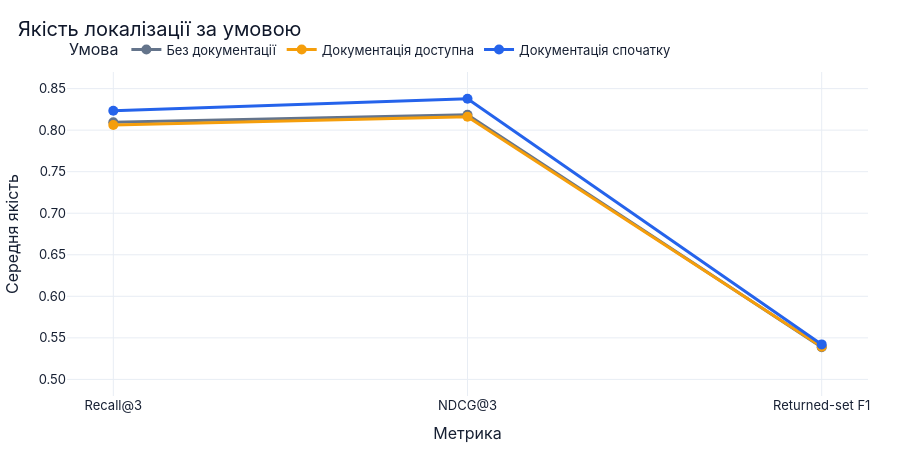
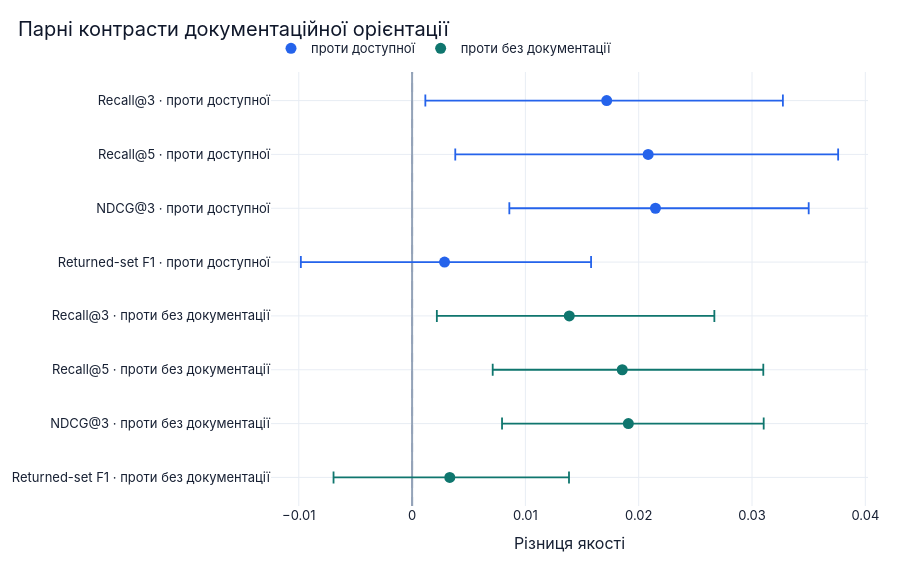

Write notebook code for charts like these, in order.
### Markdown cell above
## 1. Основний ефект

Спочатку дивимось на condition means та парні task-level контрасти.

### Code cell
figures['quality'].show(renderer='plotly_mimetype')
figures['contrasts'].show(renderer='plotly_mimetype')

### Figure 1 — Plotly figure (JSON) as saved in the notebook; plotly's stock layout.template omitted (floating-point values rounded to 4 significant figures)
{"data": [{"hovertemplate": "Умова=Без документації<br>Метрика=%{x}<br>Середня якість=%{y}<extra></extra>", "legendgroup": "Без документації", "line": {"color": "#64748b", "dash": "solid", "width": 3}, "marker": {"size": 10, "symbol": "circle"}, "mode": "lines+markers", "name": "Без документації", "orientation": "v", "showlegend": true, "type": "scatter", "x": ["Recall@3", "NDCG@3", "Returned-set F1"], "xaxis": "x", "y": [0.8095, 0.8186, 0.5388], "yaxis": "y"}, {"hovertemplate": "Умова=Документація доступна<br>Метрика=%{x}<br>Середня якість=%{y}<extra></extra>", "legendgroup": "Документація доступна", "line": {"color": "#f59e0b", "dash": "solid", "width": 3}, "marker": {"size": 10, "symbol": "circle"}, "mode": "lines+markers", "name": "Документація доступна", "orientation": "v", "showlegend": true, "type": "scatter", "x": ["Recall@3", "NDCG@3", "Returned-set F1"], "xaxis": "x", "y": [0.8062, 0.8162, 0.5392], "yaxis": "y"}, {"hovertemplate": "Умова=Документація спочатку<br>Метрика=%{x}<br>Середня якість=%{y}<extra></extra>", "legendgroup": "Документація спочатку", "line": {"color": "#2563eb", "dash": "solid", "width": 3}, "marker": {"size": 10, "symbol": "circle"}, "mode": "lines+markers", "name": "Документація спочатку", "orientation": "v", "showlegend": true, "type": "scatter", "x": ["Recall@3", "NDCG@3", "Returned-set F1"], "xaxis": "x", "y": [0.8234, 0.8377, 0.5421], "yaxis": "y"}], "layout": {"font": {"color": "#172033", "family": "Inter, ui-sans-serif, system-ui, sans-serif", "size": 13}, "height": 460, "hoverlabel": {"font": {"size": 13}}, "legend": {"orientation": "h", "title": {"text": "Умова"}, "tracegroupgap": 0, "x": 0, "xanchor": "left", "y": 1.02, "yanchor": "bottom"}, "margin": {"b": 64, "l": 64, "r": 32, "t": 72}, "paper_bgcolor": "white", "plot_bgcolor": "white", "title": {"font": {"color": "#0f172a", "size": 20}, "text": "Якість локалізації за умовою", "x": 0.02}, "xaxis": {"anchor": "y", "domain": [0.0, 1.0], "gridcolor": "#e8edf4", "showgrid": true, "title": {"text": "Метрика"}, "zerolinecolor": "#94a3b8"}, "yaxis": {"anchor": "x", "domain": [0.0, 1.0], "gridcolor": "#e8edf4", "range": [0.48, 0.87], "showgrid": true, "tickformat": ".2f", "title": {"text": "Середня якість"}, "zerolinecolor": "#94a3b8"}}}

### Figure 2 — Plotly figure (JSON) as saved in the notebook; plotly's stock layout.template omitted (floating-point values rounded to 4 significant figures)
{"data": [{"customdata": [[0.001169, 0.03272, 82.0], [0.003811, 0.0376, 82.0], [0.008583, 0.035, 82.0], [-0.009818, 0.0158, 82.0]], "error_x": {"array": [0.01555, 0.01677, 0.01352, 0.01293], "arrayminus": [0.01601, 0.01702, 0.0129, 0.01268], "symmetric": false, "thickness": 1.8, "type": "data", "width": 6}, "hovertemplate": "Δ=%{x:.4f}<br>95% CI [%{customdata[0]:.4f}, %{customdata[1]:.4f}]<br>n=%{customdata[2]}<extra></extra>", "marker": {"color": "#2563eb", "size": 11}, "mode": "markers", "name": "проти доступної", "type": "scatter", "x": [0.01717, 0.02083, 0.02148, 0.002864], "y": ["Recall@3 · проти доступної", "Recall@5 · проти доступної", "NDCG@3 · проти доступної", "Returned-set F1 · проти доступної"]}, {"customdata": [[0.002185, 0.02668, 82.0], [0.007114, 0.031, 82.0], [0.007938, 0.03103, 82.0], [-0.006933, 0.01385, 82.0]], "error_x": {"array": [0.0128, 0.01245, 0.01194, 0.01052], "arrayminus": [0.01169, 0.01143, 0.01115, 0.01026], "symmetric": false, "thickness": 1.8, "type": "data", "width": 6}, "hovertemplate": "Δ=%{x:.4f}<br>95% CI [%{customdata[0]:.4f}, %{customdata[1]:.4f}]<br>n=%{customdata[2]}<extra></extra>", "marker": {"color": "#0f766e", "size": 11}, "mode": "markers", "name": "проти без документації", "type": "scatter", "x": [0.01387, 0.01855, 0.01909, 0.003325], "y": ["Recall@3 · проти без документації", "Recall@5 · проти без документації", "NDCG@3 · проти без документації", "Returned-set F1 · проти без документації"]}], "layout": {"font": {"color": "#172033", "family": "Inter, ui-sans-serif, system-ui, sans-serif", "size": 13}, "height": 570, "hoverlabel": {"font": {"size": 13}}, "legend": {"orientation": "h", "x": 0, "xanchor": "left", "y": 1.02, "yanchor": "bottom"}, "margin": {"b": 64, "l": 64, "r": 32, "t": 72}, "paper_bgcolor": "white", "plot_bgcolor": "white", "shapes": [{"line": {"color": "#94a3b8", "dash": "dash"}, "type": "line", "x0": 0, "x1": 0, "xref": "x", "y0": 0, "y1": 1, "yref": "y domain"}], "title": {"font": {"color": "#0f172a", "size": 20}, "text": "Парні контрасти документаційної орієнтації", "x": 0.02}, "xaxis": {"gridcolor": "#e8edf4", "showgrid": true, "tickformat": "+.3f", "title": {"text": "Різниця якості"}, "zerolinecolor": "#94a3b8"}, "yaxis": {"categoryarray": ["Returned-set F1 · проти без документації", "NDCG@3 · проти без документації", "Recall@5 · проти без документації", "Recall@3 · проти без документації", "Returned-set F1 · проти доступної", "NDCG@3 · проти доступної", "Recall@5 · проти доступної", "Recall@3 · проти доступної"], "categoryorder": "array", "gridcolor": "#e8edf4", "showgrid": true, "zerolinecolor": "#94a3b8"}}}
